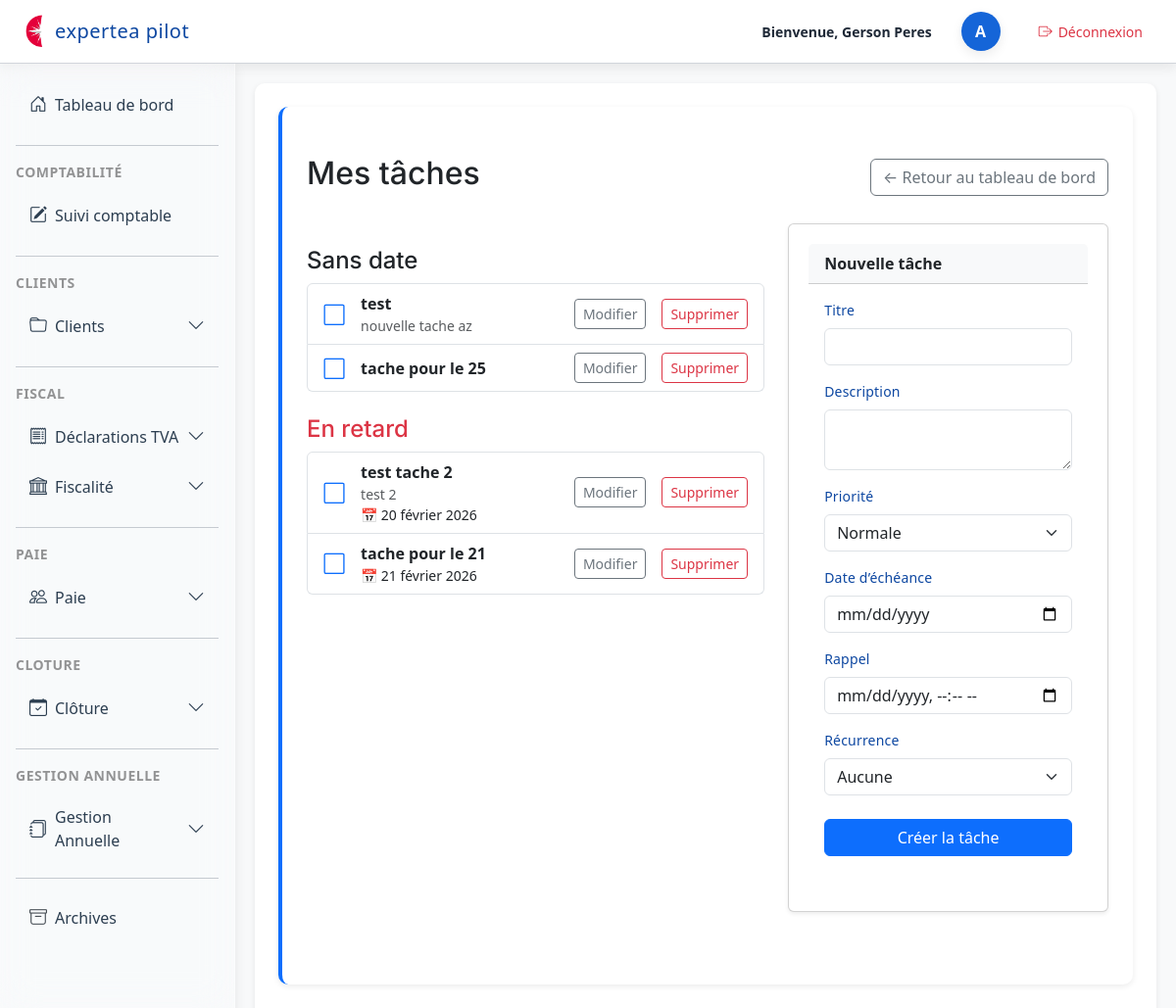
The app's page /dossiers/todo/ (signed in) with its own data.
### dossiers/models.py (models this page shows, shortened)
class Todo(models.Model):
    PRIORITY_CHOICES = [
        ("low", "Faible"),
        ("normal", "Normale"),
        ("high", "Haute"),
    ]
    RECURRENCE_CHOICES = [
        ("none", "Aucune"),
        ("monthly_first", "Tous les 1er du mois"),
        ("monthly_day", "Tous les mois le jour choisi"),
    ]
    user = models.ForeignKey(User, on_delete=models.CASCADE)
    title = models.CharField(max_length=255)
    description = models.TextField(blank=True)
    priority = models.CharField(
        max_length=10,
        choices=PRIORITY_CHOICES,
        default="normal"
    )
    due_date = models.DateField(null=True, blank=True)
    reminder_date = models.DateTimeField(null=True, blank=True)
    recurrence_type = models.CharField(
        max_length=20,
        choices=RECURRENCE_CHOICES,
        default="none"
    )
    recurrence_day = models.PositiveIntegerField(
        null=True,
        blank=True,
        help_text="Jour du mois pour la récurrence"
    )
    done = models.BooleanField(default=False)
    created_at = models.DateTimeField(auto_now_add=True)
    completed_at = models.DateTimeField(null=True, blank=True)

### dossiers/views.py (the view)
# urls.py: path('todo/', todo_list, name='todo_list'),
@login_required
def todo_list(request):
    user = request.user
    today = date.today()
    tomorrow = today + timedelta(days=1)
    todos = Todo.objects.filter(user=user).order_by('due_date', 'priority')
    context = {
        "today_tasks": todos.filter(due_date=today, done=False),
        "tomorrow_tasks": todos.filter(due_date=tomorrow, done=False),
        "upcoming_tasks": todos.filter(due_date__gt=tomorrow, done=False),
        "no_date_tasks": todos.filter(due_date__isnull=True, done=False),
        "overdue_tasks": todos.filter(due_date__lt=today, done=False),
        "completed_tasks": todos.filter(done=True).order_by('-completed_at'),
    }
    return render(request, "todo/todo_list.html", context)

### dossiers/templates/todo/todo_list.html (shortened to what this page needs)
{% extends "base.html" %}
{% block content %}
<section class="section">
<div class="py-4">
    <div class="d-flex justify-content-between align-items-center mb-4">
        <h2>Mes tâches</h2>
        <a href="{% url 'user_space' %}" class="btn btn-outline-secondary">
            ← Retour au tableau de bord
        </a>
    </div>
    <div class="row">
        <div class="col-lg-7">
            {% if no_date_tasks %}
                <h4 class="mt-4">Sans date</h4>
                <ul class="list-group mb-4">
                    {% for todo in no_date_tasks %}
                        {% include "todo/todo_item.html" %}
                    {% endfor %}
                </ul>
            {% endif %}
            {% if overdue_tasks %}
                <h4 class="mt-4 text-danger">En retard</h4>
                <ul class="list-group mb-4">
                    {% for todo in overdue_tasks %}
                        {% include "todo/todo_item.html" %}
                    {% endfor %}
                </ul>
            {% endif %}
        </div>
<div class="col-lg-5">
    <div class="card shadow-sm">
        <div class="card-header bg-light fw-bold">
            Nouvelle tâche
        </div>
        <div class="card-body">
            <form method="POST" action="{% url 'todo_add' %}">
                <label class="form-label">Titre</label>
                <input type="text" name="title" class="form-control" required>
                <label class="form-label mt-3">Description</label>
                <textarea name="description" class="form-control"></textarea>
                <label class="form-label mt-3">Priorité</label>
                <select name="priority" class="form-select">
                    <option value="normal" selected>Normale</option>
                </select>
                <label class="form-label mt-3">Date d’échéance</label>
                <input type="date" name="due_date" class="form-control">
                <label class="form-label mt-3">Rappel</label>
                <input type="datetime-local" name="reminder_date" class="form-control">
                <label class="form-label mt-3">Récurrence</label>
                <select name="recurrence_type" class="form-select" id="recurrenceSelect">
                    <option value="none">Aucune</option>
                </select>
                <div class="mt-4">
                    <button class="btn btn-primary w-100">Créer la tâche</button>
                </div>
            </form>
        </div>
    </div>
</div>
{% endblock %}

### dossiers/templates/base.html (shortened to what this page needs)
<!DOCTYPE html>
<html lang="fr">
<head>
    {% load static %}
    <link rel="stylesheet" href="{% static 'css/base.css' %}">
    <link rel="stylesheet" href="{% static 'css/dashboard.css' %}">
    <link rel="stylesheet"
          href="https://cdn.jsdelivr.net/npm/bootstrap@5.3.0/dist/css/bootstrap.min.css">
    <link rel="stylesheet"
      href="https://cdn.jsdelivr.net/npm/bootstrap-icons@1.11.3/font/bootstrap-icons.css">
</head>
<body class="bg-light">
<header class="top-header">
    <div class="header-left">
        <img src="{% static 'img/logo.png' %}" alt="Logo" class="header-logo">
        <span class="header-title">expertea pilot</span>
    </div>
    <div class="header-right">
        <span class="welcome-text">Bienvenue, {{request.user.get_full_name }}</span>
        <div class="avatar-circle d-flex justify-content-center align-items-center"
             style="width:40px; height:40px; border-radius:50%; background:#1565d8; color:white; font-weight:600; margin-left:15px;">
            {{ user.username|first|upper }}
        </div>
<a href="{% url 'logout' %}"
   class="btn btn-sm d-flex align-items-center"
   style="margin-left: 15px; background:white; color:#dc3545; border-radius:12px;">
    <i class="bi bi-box-arrow-right" style="margin-right:6px;"></i>
    Déconnexion
</a>
    </div>
</header>
<div class="layout-container d-flex w-100">
    <div class="sidebar-column position-relative d-flex flex-column">
        <aside id="sidebar" class="sidebar p-3">
            <nav class="nav flex-column">
<a class="nav-link d-flex align-items-center gap-2 {% if request.resolver_match.url_name == 'dashboard' %}active{% endif %}"
   href="{% url 'user_space' %}">
    <i class="bi bi-house-door"></i>
    <span class="sidebar-text">Tableau de bord</span>
</a>
                <hr class="sidebar-separator my-3 opacity-25">
                <div class="sidebar-section-title text-uppercase small opacity-75 mb-2">
                    Comptabilité
                </div>
                <a class="nav-link text-white d-flex align-items-center gap-2 {% if request.resolver_match.url_name == 'liste_suivi_comptable' %}active{% endif %}"
                   href="{% url 'liste_suivi_comptable' %}">
                    <i class="bi bi-pencil-square"></i>
                    <span class="sidebar-text">Suivi comptable</span>
                </a>
                <hr class="sidebar-separator my-3 opacity-25">
                <div class="sidebar-section-title text-uppercase small opacity-75 mb-2">
                    CLIENTS
                </div>
                <div class="nav-item">
                    <a class="nav-link text-white d-flex align-items-center gap-2"
                       data-bs-toggle="collapse"
                       href="#menuCLIENTS"
                       role="button"
                       aria-expanded="false"
                       aria-controls="menuCLIENTS">
                        <i class="bi bi-folder"></i>
                        <span class="sidebar-text">Clients</span>
                        <i class="bi bi-chevron-down ms-auto small"></i>
                    </a>
                </div>
                <hr class="sidebar-separator my-3 opacity-25">
                <div class="sidebar-section-title text-uppercase small opacity-75 mb-2">
                    FISCAL
                </div>
                <div class="nav-item">
                    <a class="nav-link text-white d-flex align-items-center gap-2"
                       data-bs-toggle="collapse"
                       href="#menuTVA"
                       role="button"
                       aria-expanded="false"
                       aria-controls="menuTVA">
                        <i class="bi bi-receipt"></i>
                        <span class="sidebar-text">Déclarations TVA</span>
                        <i class="bi bi-chevron-down ms-auto small"></i>
                    </a>
                </div>
		<div class="nav-item">
		    <a class="nav-link text-white d-flex align-items-center gap-2"
		       data-bs-toggle="collapse"
		       href="#menuFISCAL"
		       role="button"
		       aria-expanded="false"
		       aria-controls="menuFISCAL">
		        <i class="bi bi-bank"></i>
		        <span class="sidebar-text">Fiscalité</span>
		        <i class="bi bi-chevron-down ms-auto small"></i>
		    </a>
</div>
		<hr class="sidebar-separator my-3 opacity-25">
		<div class="sidebar-section-title text-uppercase small opacity-75 mb-2">
		    Paie
		</div>
		<div class="nav-item">
		    <a class="nav-link text-white d-flex align-items-center gap-2"
		       data-bs-toggle="collapse"
		       href="#menuPAIE"
		       role="button"
		       aria-expanded="false"
		       aria-controls="menuPAIE">
		        <i class="bi bi-people"></i>
		        <span class="sidebar-text">Paie</span>
		        <i class="bi bi-chevron-down ms-auto small"></i>
		    </a>
    </div>
<hr class="sidebar-separator my-3 opacity-25">
<div class="sidebar-section-title text-uppercase small opacity-75 mb-2">
    CLOTURE
</div>
<div class="nav-item">
    <a class="nav-link text-white d-flex align-items-center gap-2"
       data-bs-toggle="collapse"
       href="#menuCLOTURE"
       role="button"
       aria-expanded="false"
       aria-controls="menuCLOTURE">
        <i class="bi bi-calendar-check"></i>
        <span class="sidebar-text">Clôture</span>
        <i class="bi bi-chevron-down ms-auto small"></i>
    </a>
</div>
		<hr class="sidebar-separator my-3 opacity-25">
		<div class="sidebar-section-title text-uppercase small opacity-75 mb-2">
		    Gestion Annuelle
		</div>
		<div class="nav-item">
		    <a class="nav-link text-white d-flex align-items-center gap-2"
		       data-bs-toggle="collapse"
		       href="#menuANNUEL"
		       role="button"
		       aria-expanded="false"
		       aria-controls="menuANNUEL">
		        <i class="bi bi-journals"></i>
		        <span class="sidebar-text">Gestion Annuelle</span>
		        <i class="bi bi-chevron-down ms-auto small"></i>
		    </a>
                <hr class="sidebar-separator my-3 opacity-25">
<a class="nav-link d-flex align-items-center gap-2 {% if request.resolver_match.url_name == 'archives_clients' %}active{% endif %}"
   href="{% url 'archives_clients' %}">
    <i class="bi bi-archive"></i>
    <span class="sidebar-text">Archives</span>
</a>
            </nav>
        </aside>
    </div>
    <main class="flex-grow-1 p-4">
        {% block content %}
        {% endblock %}
    </main>
</div>
</body>
</html>

### dossiers/templates/todo/todo_item.html (shortened to what this page needs)
<li class="list-group-item d-flex justify-content-between align-items-center">
    <div class="d-flex align-items-center gap-3">
        <a href="{% url 'todo_toggle' todo.id %}" class="text-decoration-none">
            {% if todo.done %}
                ✔️
            {% else %}
                ⬜
            {% endif %}
        </a>
        <div>
            <strong>{{ todo.title }}</strong>
            {% if todo.description %}
                <div class="text-muted small">{{ todo.description }}</div>
            {% endif %}
            {% if todo.due_date %}
                <div class="small">
                    📅 {{ todo.due_date }}
                </div>
            {% endif %}
        </div>
    </div>
    <div class="d-flex gap-2">
        <a href="{% url 'todo_edit' todo.id %}" class="btn btn-sm btn-outline-secondary">Modifier</a>
        <a href="{% url 'todo_delete' todo.id %}" class="btn btn-sm btn-outline-danger">Supprimer</a>
    </div>
</li>

### records on screen
Todo: title "test", description "nouvelle tache az"
Todo: title "tache pour le 25"
Todo: title "test tache 2", description "test 2", due_date "20 février 2026"
Todo: title "tache pour le 21", due_date "21 février 2026"

### other values on screen
{{ request.user.get_full_name }} "Gerson Peres"
{{ user.username|first|upper }} "A"
